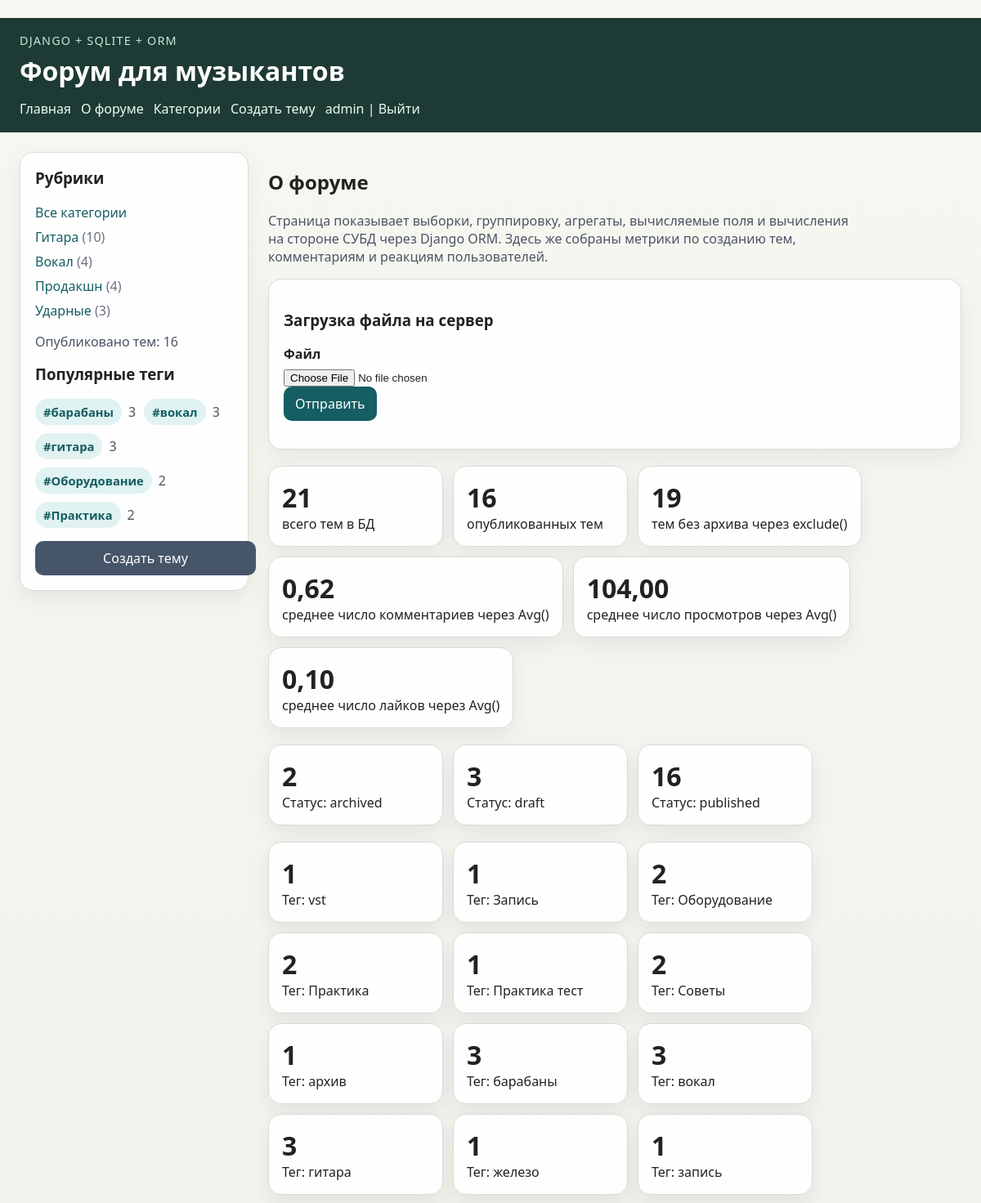
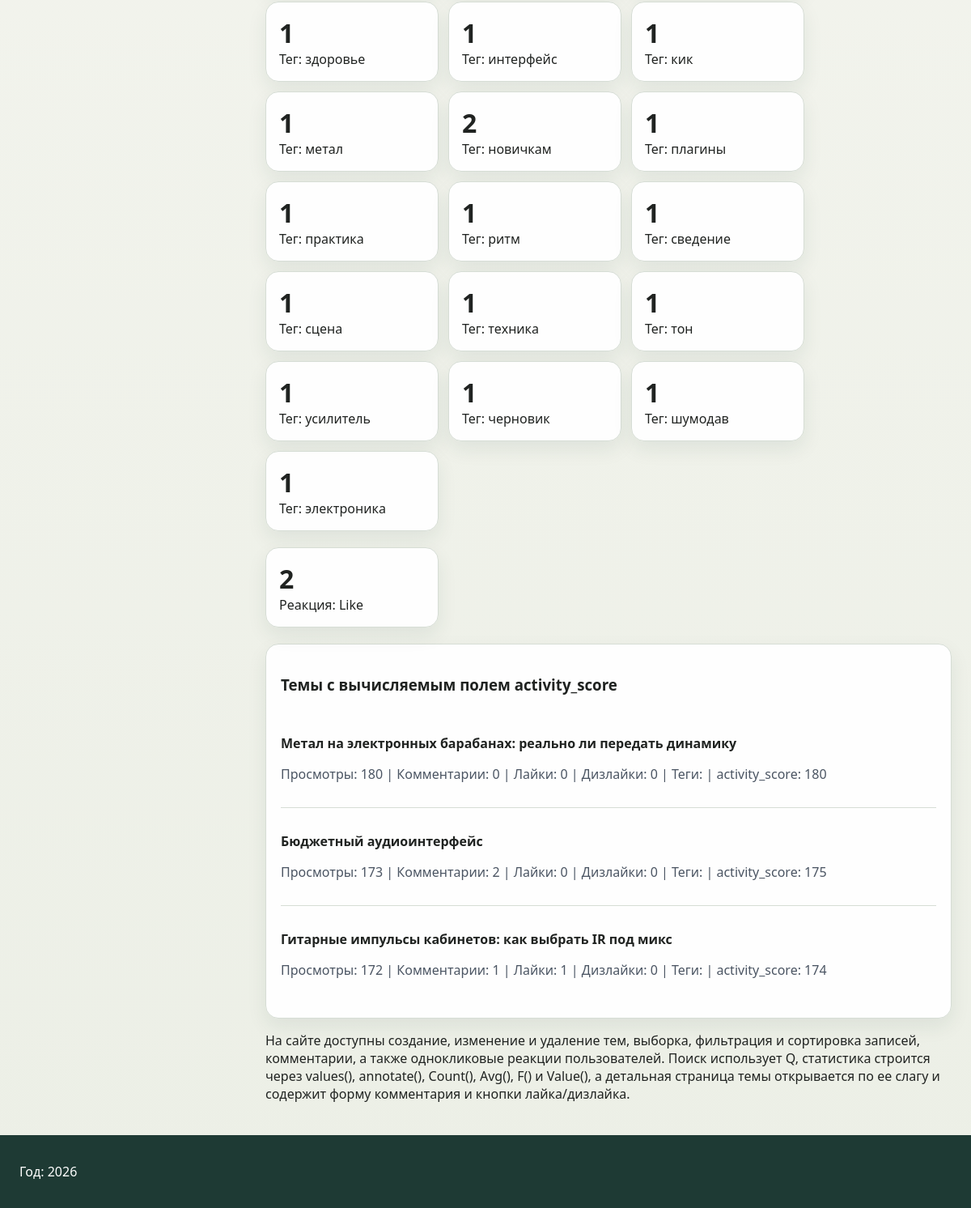
The app's page /about/ (signed in) with its own data (2 pictures, top to bottom).
### users/models.py (models this page shows)
class User(AbstractUser):
    photo = models.ImageField(
        upload_to='users/%Y/%m/%d/',
        blank=True,
        null=True,
        verbose_name='Фотография',
    )
    date_birth = models.DateField(
        blank=True,
        null=True,
        verbose_name='Дата рождения',
    )
    social_auth_verified = models.BooleanField(
        default=False,
        verbose_name='Социальная авторизация подтверждена',
    )
    class Meta:
        permissions = [
            ('social_auth', 'Можно авторизоваться через социальные сети'),
        ]

### musicforum/models.py (models this page shows, shortened)
class Tag(models.Model):
    name = models.CharField("Название тега", max_length=100, unique=True)
    slug = models.SlugField("Слаг", max_length=100, unique=True, allow_unicode=True)
    class Meta:
        ordering = ("name",)
        verbose_name = "тег"
        verbose_name_plural = "теги"

class DiscussionReaction(models.Model):
    discussion = models.ForeignKey(
        Discussion,
        verbose_name="Обсуждение",
        related_name="reactions",
        on_delete=models.CASCADE,
    )
    user = models.ForeignKey(
        settings.AUTH_USER_MODEL,
        verbose_name="Пользователь",
        related_name="discussion_reactions",
        on_delete=models.CASCADE,
    )
    value = models.CharField("Реакция", max_length=10, choices=ReactionValue.choices)
    created_at = models.DateTimeField("Создано", auto_now_add=True)
    class Meta:
        verbose_name = "реакция на обсуждение"
        verbose_name_plural = "реакции на обсуждения"
        constraints = [
            models.UniqueConstraint(
                fields=("discussion", "user"),
                name="unique_discussion_reaction_per_user",
            )
        ]

class Discussion(models.Model):
    Category = MusicCategory
    Status = DiscussionStatus
    CATEGORY_DESCRIPTIONS = {
        MusicCategory.GUITAR: "Выбор инструментов, усилителей, педалей и техники игры.",
        MusicCategory.VOCALS: "Постановка голоса, дыхание и сценическая подача.",
        MusicCategory.PRODUCTION: "Запись, сведение, плагины и домашние студии.",
        MusicCategory.DRUMS: "Установки, пэды, ритм и упражнения для барабанщиков.",
    }
    ORDERING_OPTIONS = [
        ("-created_at", "Сначала новые"),
        ("created_at", "Сначала старые"),
        ("title", "Название: А-Я"),
        ("-title", "Название: Я-А"),
        ("author", "Автор: А-Я"),
        ("-comment_count", "По количеству комментариев"),
        ("-like_count", "По количеству лайков"),
    ]
    title = models.CharField("Название темы", max_length=255)
    slug = models.SlugField("Слаг", max_length=255, unique=True, blank=True, allow_unicode=True)
    author = models.CharField("Автор", max_length=100)
    created_by = models.ForeignKey(
        settings.AUTH_USER_MODEL,
        verbose_name="Создатель",
        related_name="created_discussions",
        on_delete=models.SET_NULL,
        blank=True,
        null=True,
    )
    category = models.CharField(
        "Категория",
        max_length=20,
        choices=MusicCategory.choices,
        default=MusicCategory.GUITAR,
    )
    status = models.CharField(
        "Статус",
        max_length=20,
        choices=DiscussionStatus.choices,
        default=DiscussionStatus.PUBLISHED,
    )
    content = models.TextField("Содержание")
    photo = models.ImageField(
        "Фото",
        upload_to="photos/%Y/%m/%d/",
        default=None,
        blank=True,
        null=True,
    )
    created_at = models.DateTimeField("Создано", auto_now_add=True)
    updated_at = models.DateTimeField("Изменено", auto_now=True)
    tags = models.ManyToManyField(Tag, verbose_name="Теги", related_name="discussions", blank=True)
    objects = DiscussionManager()
    class Meta:
        ordering = ("-created_at", "-id")
        verbose_name = "обсуждение"
        verbose_name_plural = "обсуждения"
    @classmethod
    def get_category_catalog(cls):
        totals = cls.objects.category_totals()
        return [
            {
                "slug": value,
                "title": label,
                "description": cls.CATEGORY_DESCRIPTIONS.get(value, ""),
                "count": totals.get(value, 0),
            }
            for value, label in cls.Category.choices
        ]
    @classmethod
    def get_status_options(cls):
        return list(cls.Status.choices)
    @classmethod
    def get_ordering_options(cls):
        return cls.ORDERING_OPTIONS

class DiscussionPassport(models.Model):
    discussion = models.OneToOneField(
        Discussion,
        verbose_name="Обсуждение",
        related_name="passport",
        on_delete=models.CASCADE,
    )
    views_count = models.PositiveIntegerField("Количество просмотров", default=0)
    bookmarks_count = models.PositiveIntegerField("Количество закладок", default=0)
    class Meta:
        verbose_name = "паспорт обсуждения"
        verbose_name_plural = "паспорта обсуждений"

### musicforum/views.py (the view, shortened to what this page needs)
# urls.py: path("about/", views.AboutView.as_view(), name="about"),
class AboutView(LoginRequiredMixin, DataMixin, View):
    template_name = "musicforum/about.html"
    title_page = "О форуме"
    def _get_about_context(self, upload_form):
        annotated_discussions = (
            Discussion.objects.select_related("passport")
            .annotate(
                comment_count=Count("comments", distinct=True),
                like_count=Count(
                    "reactions",
                    filter=Q(reactions__value=ReactionValue.LIKE),
                    distinct=True,
                ),
                dislike_count=Count(
                    "reactions",
                    filter=Q(reactions__value=ReactionValue.DISLIKE),
                    distinct=True,
                ),
                activity_score=Coalesce(F("passport__views_count"), Value(0))
                + Count("comments", distinct=True)
                + Count(
                    "reactions",
                    filter=Q(reactions__value=ReactionValue.LIKE),
                    distinct=True,
                ),
            )
            .order_by("-activity_score", "title")
        )
        top_discussions = annotated_discussions.exclude(status=Discussion.Status.ARCHIVED)[:3]
        orm_status_counts = (
            Discussion.objects.values("status")
            .annotate(total=Count("id"))
            .order_by("status")
        )
        orm_tag_counts = (
            Discussion.objects.values("tags__name")
            .annotate(total=Count("id"))
            .order_by("tags__name")
        )
        orm_reaction_counts = (
            DiscussionReaction.objects.values("value")
            .annotate(total=Count("id"))
            .order_by("value")
        )
        aggregate_stats = annotated_discussions.aggregate(
            average_comments=Avg("comment_count"),
            average_views=Avg("passport__views_count"),
            average_likes=Avg("like_count"),
        )
        return self.get_mixin_context(
            {},
            upload_form=upload_form,
            total_discussions=Discussion.objects.count(),
            published_discussions=Discussion.objects.published().count(),
            active_discussions=Discussion.objects.exclude(status=Discussion.Status.ARCHIVED).count(),
            orm_status_counts=orm_status_counts,
            orm_tag_counts=orm_tag_counts,
            orm_reaction_counts=orm_reaction_counts,
            top_discussions=top_discussions,
            average_comments=aggregate_stats["average_comments"] or 0,
            average_views=aggregate_stats["average_views"] or 0,
            average_likes=aggregate_stats["average_likes"] or 0,
        )
    def get(self, request, *args, **kwargs):
        context = self._get_about_context(UploadFileForm())
        return render(request, self.template_name, context)

### musicforum/templates/musicforum/about.html (shortened to what this page needs)
{% extends 'musicforum/base.html' %}
{% block content %}
    <h2>{{ title }}</h2>
    <p class="lead">
        Страница показывает выборки, группировку, агрегаты, вычисляемые поля и вычисления на стороне СУБД через Django ORM.
        Здесь же собраны метрики по созданию тем, комментариям и реакциям пользователей.
    </p>
    <section class="detail-card">
        <h3>Загрузка файла на сервер</h3>
        <form method="post" enctype="multipart/form-data">
            {% for field in upload_form %}
                <div class="form-field">
                    <label for="{{ field.id_for_label }}">{{ field.label }}</label>
                    {{ field }}
                </div>
            {% endfor %}
            <div class="button-row">
                <button class="button" type="submit">Отправить</button>
            </div>
        </form>
    </section>
    <div class="stats-grid">
        <div class="stat-card">
            <strong>{{ total_discussions }}</strong>
            <span>всего тем в БД</span>
        </div>
        <div class="stat-card">
            <strong>{{ published_discussions }}</strong>
            <span>опубликованных тем</span>
        </div>
        <div class="stat-card">
            <strong>{{ active_discussions }}</strong>
            <span>тем без архива через exclude()</span>
        </div>
        <div class="stat-card">
            <strong>{{ average_comments|floatformat:2 }}</strong>
            <span>среднее число комментариев через Avg()</span>
        </div>
        <div class="stat-card">
            <strong>{{ average_views|floatformat:2 }}</strong>
            <span>среднее число просмотров через Avg()</span>
        </div>
        <div class="stat-card">
            <strong>{{ average_likes|floatformat:2 }}</strong>
            <span>среднее число лайков через Avg()</span>
        </div>
    </div>
    <div class="stats-grid">
        {% for item in orm_status_counts %}
            <div class="stat-card">
                <strong>{{ item.total }}</strong>
                <span>Статус: {{ item.status }}</span>
            </div>
        {% endfor %}
    </div>
    <div class="stats-grid">
        {% for item in orm_tag_counts %}
            {% if item.tags__name %}
                <div class="stat-card">
                    <strong>{{ item.total }}</strong>
                    <span>Тег: {{ item.tags__name }}</span>
                </div>
            {% endif %}
        {% endfor %}
    </div>
    <div class="stats-grid">
        {% for item in orm_reaction_counts %}
            <div class="stat-card">
                <strong>{{ item.total }}</strong>
                <span>Реакция: {{ item.value|capfirst }}</span>
            </div>
        {% empty %}
            <div class="stat-card">
                <strong>0</strong>
                <span>Реакции пока не добавлены</span>
            </div>
        {% endfor %}
    </div>
    <section class="detail-card">
        <h3>Темы с вычисляемым полем activity_score</h3>
        <ul class="comment-list">
            {% for item in top_discussions %}
                <li>
                    <p><strong>{{ item.title }}</strong></p>
                    <p class="detail-meta">
                        Просмотры: {{ item.passport.views_count }} |
                        Комментарии: {{ item.comment_count }} |
                        Лайки: {{ item.like_count }} |
                        Дизлайки: {{ item.dislike_count }} |
                        Теги: {{ item.tag_count }} |
                        activity_score: {{ item.activity_score }}
                    </p>
                </li>
            {% empty %}
                <li>Темы для статистики пока отсутствуют.</li>
            {% endfor %}
        </ul>
    </section>
    <p>
        На сайте доступны создание, изменение и удаление тем, выборка, фильтрация и сортировка записей, комментарии,
        а также однокликовые реакции пользователей. Поиск использует Q, статистика строится через values(), annotate(),
        Count(), Avg(), F() и Value(), а детальная страница темы открывается по ее слагу и содержит форму комментария
        и кнопки лайка/дизлайка.
    </p>
{% endblock %}

### musicforum/templates/musicforum/base.html (shortened to what this page needs)
﻿{% load static %}
{% load musicforum_tags %}
<!DOCTYPE html>
<html lang="ru">
<head>
    <link rel="stylesheet" href="{% static 'musicforum/css/styles.css' %}">
</head>
<body>
    <header class="site-header">
        <div>
            <p class="site-kicker">Django + SQLite + ORM</p>
            <h1>{% forum_name %}</h1>
        </div>
        <nav>
            <ul class="menu">
                {% for item in menu %}
                    <li><a href="{% url item.url_name %}">{{ item.title }}</a></li>
                {% endfor %}
                {% if user.is_authenticated %}
                    <li><a href="{% url 'musicforum:discussion_create' %}">Создать тему</a></li>
                    <li><a href="{% url 'users:profile' %}">{{ user.username }}</a> | <a href="{% url 'users:logout' %}">Выйти</a></li>
                {% else %}
                    <li><a href="{% url 'users:login' %}">Войти</a> | <a href="{% url 'users:register' %}">Регистрация</a></li>
                {% endif %}
            </ul>
        </nav>
    </header>
    <div class="layout">
        <aside class="sidebar">
            <h3>Рубрики</h3>
            {% show_categories current_category %}
            <p class="sidebar-summary">Опубликовано тем: {% published_discussions_total %}</p>
            <h3>Популярные теги</h3>
            {% show_popular_tags %}
            {% if user.is_authenticated %}
                <a class="button button-secondary sidebar-button" href="{% url 'musicforum:discussion_create' %}">Создать тему</a>
            {% endif %}
        </aside>
        <main class="content">
            {% block content %}{% endblock %}
        </main>
    </div>
    <footer class="footer">
        <p>Год: {% now "Y" %}</p>
    </footer>
</body>
</html>

### musicforum/templates/musicforum/includes/popular_tags.html
{% if popular_tags %}
    <ul class="tag-cloud">
        {% for tag in popular_tags %}
            <li>
                <span class="tag-badge">#{{ tag.name }}</span>
                <span class="tag-total">{{ tag.total }}</span>
            </li>
        {% endfor %}
    </ul>
{% else %}
    <p class="sidebar-summary">Теги появятся после заполнения базы.</p>
{% endif %}

### records on screen
User: username "admin"
Tag: name "барабаны", total "3"
Tag: name "вокал", total "3"
Tag: name "гитара", total "3"
Tag: name "Оборудование", total "2", tags__name "Оборудование"
Tag: name "Практика", total "2"
DiscussionReaction: total "2", value "Like"
Discussion: title "Метал на электронных барабанах: реально ли передать динамику", passport.views_count "180", comment_count "0", like_count "0", dislike_count "0", activity_score "180"
Discussion: title "Бюджетный аудиоинтерфейс", passport.views_count "173", comment_count "2", like_count "0", dislike_count "0", activity_score "175"
Discussion: title "Гитарные импульсы кабинетов: как выбрать IR под микс", passport.views_count "172", comment_count "1", like_count "1", dislike_count "0", activity_score "174"

### other values on screen
{{ item.title }} "Главная" "О форуме" "Категории"
{{ cat.title }} "Гитара" "Вокал" "Продакшн" "Ударные"
{{ cat.count }} "10" "4" "4" "3"
{{ title }} "О форуме"
{{ field.label }} "Файл"
{{ total_discussions }} "21"
{{ published_discussions }} "16"
{{ active_discussions }} "19"
{{ average_comments|floatformat:2 }} "0,62"
{{ average_views|floatformat:2 }} "104,00"
{{ average_likes|floatformat:2 }} "0,10"
{{ item.total }} "2" "3" "16"
{{ item.status }} "archived" "draft" "published"
{{ item.total }} "1" "1" "2" "1" "2" "1" "3" "3" "3" "1" "1" "1" "1" "1" "1" "2" "1" "1" "1" "1" "1" "1" "1" "1" "1" "1" "1"
{{ item.tags__name }} "vst" "Запись" "Практика" "Практика тест" "Советы" "архив" "барабаны" "вокал" "гитара" "железо" "запись" "здоровье" "интерфейс" "кик" "метал" "новичкам" "плагины" "практика" "ритм" "сведение" "сцена" "техника" "тон" "усилитель" "черновик" "шумодав" "электроника"
